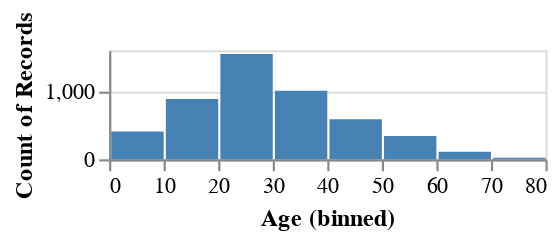

Write notebook code for a chart like this one.
### Code cell
alx.filter_type(target='Name')+alx.hist(df,x='Age')

### Figure 1 — Vega-Lite specification as saved in the notebook (floating-point values rounded to 4 significant figures; data arrays with more than 128 entries replaced by an {"elided": "..."} marker saying what was removed)
{"config": {"view": {"continuousWidth": 400, "continuousHeight": 300}}, "data": {"name": "data-edad3a5536f1b7f898477316a2fc6d95"}, "mark": {"type": "bar", "color": "steelblue"}, "encoding": {"x": {"axis": {}, "bin": {"maxbins": 10}, "field": "Age", "type": "quantitative"}, "y": {"aggregate": "count", "axis": {}, "type": "quantitative"}}, "height": 50, "params": [{"name": "ALX_SELECTION_query_FILTER", "bind": {"input": "text", "name": "Name: ", "placeholder": "Type to search..."}, "value": ""}], "transform": [{"filter": "(!ALX_SELECTION_query_FILTER || test(regexp(ALX_SELECTION_query_FILTER,'i'), toString(datum['Name'])))"}], "width": 200, "$schema": "https://vega.github.io/schema/vega-lite/v5.2.0.json", "datasets": {"data-edad3a5536f1b7f898477316a2fc6d95": {"elided": "5000 records"}}}
